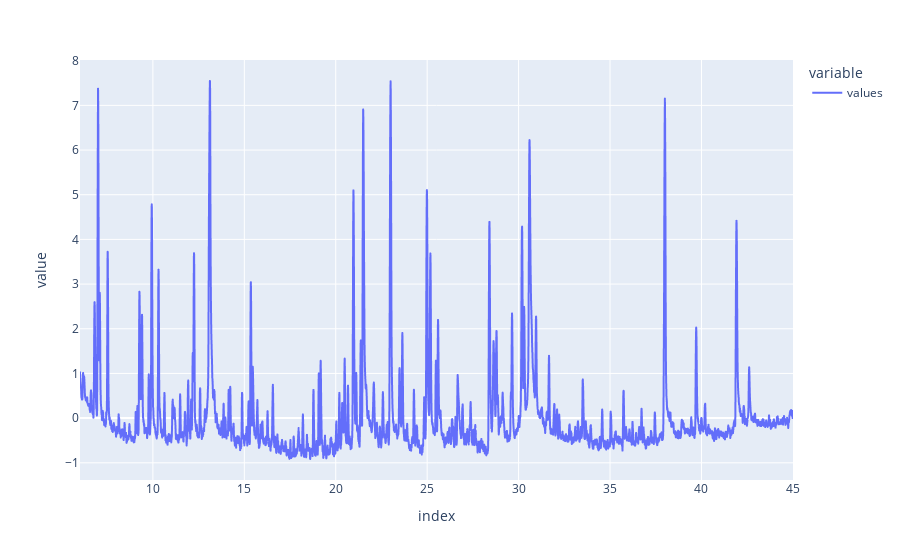

Notebook code cell kept with this figure:
### Markdown cell above
Ensuite on fait une normalisation des points de la courbe <br>
La fonction `adaptCurve` fait la normalisation de manière à ce que le premier pic de référence ai toujours une taille proche de 10.

### Code cell
temp = (temp - temp.mean())/temp.std()
temp.plot()

### Figure 1 — Plotly figure (JSON) as saved in the notebook; plotly's stock layout.template omitted (floating-point values rounded to 4 significant figures; data arrays with more than 128 entries replaced by an {"elided": "..."} marker saying what was removed)
{"data": [{"hovertemplate": "variable=values<br>index=%{x}<br>value=%{y}<extra></extra>", "legendgroup": "values", "line": {"color": "#636efa", "dash": "solid"}, "mode": "lines", "name": "values", "showlegend": true, "type": "scattergl", "x": {"elided": "6677 float values"}, "xaxis": "x", "y": {"elided": "6677 float values"}, "yaxis": "y"}], "layout": {"legend": {"title": {"text": "variable"}, "tracegroupgap": 0}, "margin": {"t": 60}, "xaxis": {"anchor": "y", "domain": [0, 1], "title": {"text": "index"}}, "yaxis": {"anchor": "x", "domain": [0, 1], "title": {"text": "value"}}}}
